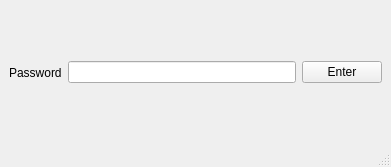
<?xml version="1.0" encoding="UTF-8"?>
<ui version="4.0">
 <class>MainWindow</class>
 <widget class="QMainWindow" name="MainWindow">
  <property name="geometry">
   <rect>
    <x>0</x>
    <y>0</y>
    <width>391</width>
    <height>167</height>
   </rect>
  </property>
  <property name="windowTitle">
   <string>MainWindow</string>
  </property>
  <widget class="QWidget" name="centralwidget">
   <layout class="QHBoxLayout" name="horizontalLayout">
    <item>
     <widget class="QLabel" name="label">
      <property name="text">
       <string>Password</string>
      </property>
     </widget>
    </item>
    <item>
     <widget class="QLineEdit" name="le_pass">
      <property name="inputMethodHints">
       <set>Qt::ImhHiddenText|Qt::ImhNoAutoUppercase|Qt::ImhNoPredictiveText</set>
      </property>
      <property name="echoMode">
       <enum>QLineEdit::Password</enum>
      </property>
     </widget>
    </item>
    <item>
     <widget class="QPushButton" name="btn_ok">
      <property name="text">
       <string>Enter</string>
      </property>
     </widget>
    </item>
   </layout>
  </widget>
  <widget class="QMenuBar" name="menubar">
   <property name="geometry">
    <rect>
     <x>0</x>
     <y>0</y>
     <width>391</width>
     <height>27</height>
    </rect>
   </property>
  </widget>
  <widget class="QStatusBar" name="statusbar"/>
 </widget>
 <resources/>
 <connections/>
</ui>
